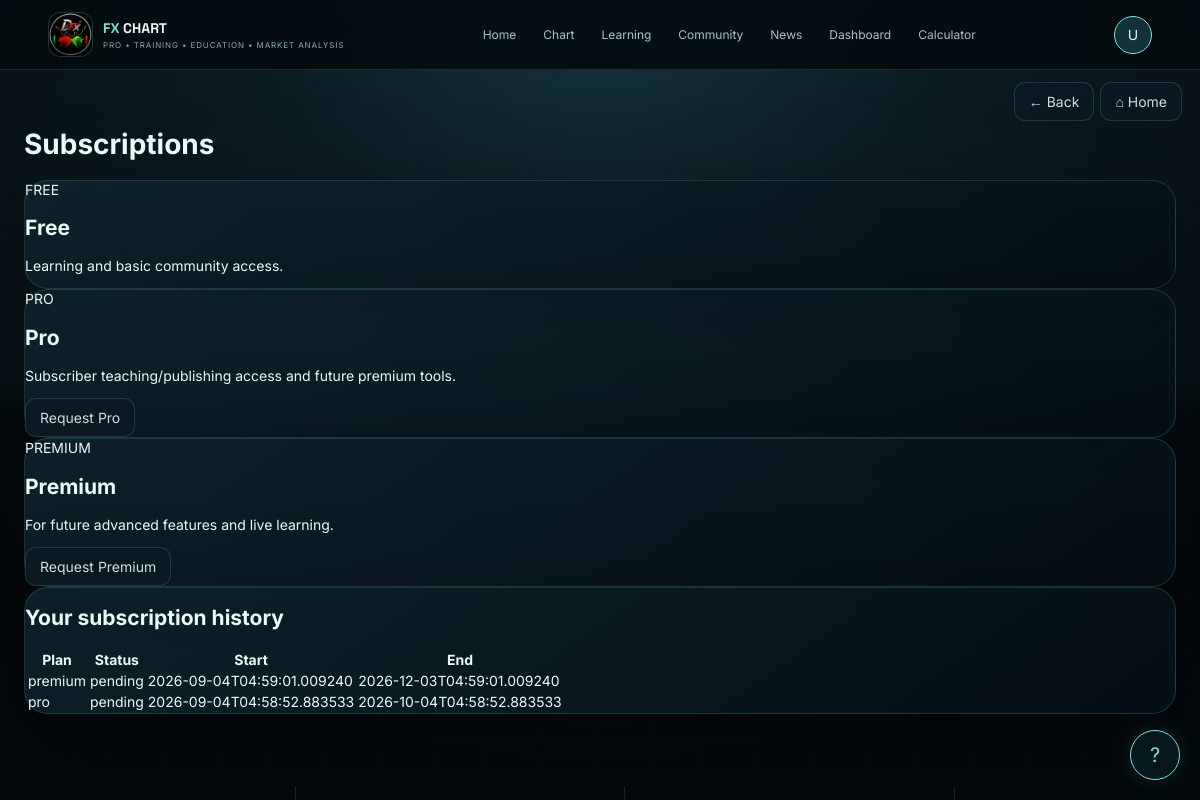
/subscriptions (signed in), run on the app's committed database.
### tables this page shows
CREATE TABLE subscriptions(
      id INTEGER PRIMARY KEY AUTOINCREMENT,
      user_id INTEGER NOT NULL,
      plan TEXT NOT NULL,
      status TEXT NOT NULL,
      start_at TEXT NOT NULL,
      end_at TEXT NOT NULL,
      payment_reference TEXT DEFAULT '',
      created_at TEXT NOT NULL,
      FOREIGN KEY(user_id) REFERENCES users(id) ON DELETE CASCADE
    );

### app.py (the view)
@app.route("/subscriptions")
@login_required
def subscriptions():
    con=db()
    history=con.execute("SELECT * FROM subscriptions WHERE user_id=? ORDER BY id DESC",(session["user_id"],)).fetchall()
    con.close()
    return render_template("subscriptions.html",history=history)

### app.py (called while the page is built)
def db():
    con = sqlite3.connect(DB)
    con.row_factory = sqlite3.Row
    return con

def current_user():
    uid = session.get("user_id")
    if not uid: return None
    con = db()
    u = con.execute("SELECT * FROM users WHERE id=?", (uid,)).fetchone()
    con.close()
    return u

def login_required(fn):
    @wraps(fn)
    def wrapper(*a, **kw):
        if not current_user():
            flash("Please login first.","warning")
            return redirect(url_for("login"))
        return fn(*a, **kw)
    return wrapper

@app.context_processor
def fxchart_site_stats():
    try:
        con=db()
        users=con.execute("SELECT COUNT(*) c FROM users").fetchone()["c"]
        subs=con.execute("SELECT COUNT(*) c FROM users WHERE plan != 'free' OR subscription_status='active'").fetchone()["c"]
        con.close()
        return {"site_users":users,"site_subscribers":subs}
    except Exception:
        return {"site_users":0,"site_subscribers":0}

@app.context_processor
def ctx():
    return {"me": current_user(), "now": datetime.utcnow().isoformat()}

### templates/subscriptions.html
{% extends "base.html" %}{% block title %}Subscriptions — FX CHART{% endblock %}
{% block content %}<h1>Subscriptions</h1><div class="grid3">
<div class="card"><span class="pill">FREE</span><h2>Free</h2><p>Learning and basic community access.</p></div>
<div class="card"><span class="pill">PRO</span><h2>Pro</h2><p>Subscriber teaching/publishing access and future premium tools.</p><form method="post" action="{{url_for('subscription_request')}}"><input type="hidden" name="plan" value="pro"><button class="btn primary">Request Pro</button></form></div>
<div class="card"><span class="pill">PREMIUM</span><h2>Premium</h2><p>For future advanced features and live learning.</p><form method="post" action="{{url_for('subscription_request')}}"><input type="hidden" name="plan" value="premium"><button class="btn primary">Request Premium</button></form></div>
</div><div class="card"><h2>Your subscription history</h2><div class="table"><table><tr><th>Plan</th><th>Status</th><th>Start</th><th>End</th></tr>{% for h in history %}<tr><td>{{h.plan}}</td><td>{{h.status}}</td><td>{{h.start_at}}</td><td>{{h.end_at}}</td></tr>{% else %}<tr><td colspan="4">No subscription records.</td></tr>{% endfor %}</table></div></div>
{% endblock %}

### static/css/app.css (style rules this page uses)
:root { --bg:#050d12;--card:rgba(10,25,33,.86);--line:rgba(117,229,215,.17);--text:#ecfaf7;--muted:#8da8a6;--accent:#79e5d6;--accent2:#5bb7ff;--shadow:0 30px 100px rgba(0,0,0,.4) }
* { box-sizing:border-box }
html { scroll-behavior:smooth }
body { margin:0;background:radial-gradient(circle at 50% -15%,#183c47 0,#09171e 35%,#03080c 80%);color:var(--text);font:14px Inter,system-ui,sans-serif;min-height:100vh;overflow-x:hidden }
button,input,textarea,select { font:inherit }
.tool-btn,.btn { border:1px solid var(--line);background:rgba(10,26,34,.8);color:#cce0dd;padding:10px 14px;border-radius:11px;cursor:pointer;transition:.25s }
.card,.feature-card,.course-card,.risk-card { border:1px solid var(--line);background:linear-gradient(145deg,rgba(14,36,46,.86),rgba(5,16,22,.9));box-shadow:var(--shadow);border-radius:24px }

### data on the page
subscriptions: plan "premium", status "pending", start_at "2026-09-04T04:59:01.009240", end_at "2026-12-03T04:59:01.009240"
subscriptions: plan "pro", status "pending", start_at "2026-09-04T04:58:52.883533", end_at "2026-10-04T04:58:52.883533"

### other printed values
{{ (session.get('full_name') or 'U')[0]|upper }} "U"
